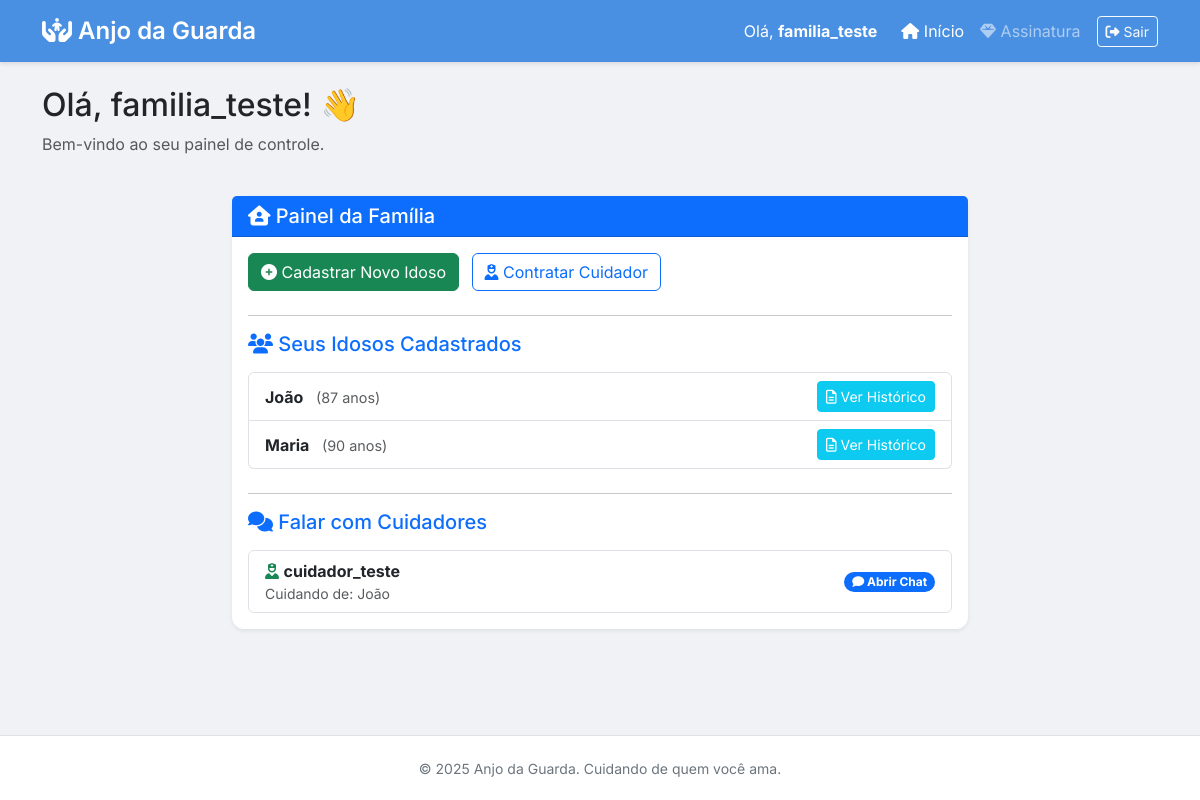
Screenshot of / (signed in) with the database file from the repository.
### gestao/models.py (models this page shows, shortened)
class Idoso(models.Model):
    familiar_responsavel = models.ForeignKey(
        settings.AUTH_USER_MODEL,
        on_delete=models.CASCADE,
        related_name="idosos"
    )
    nome = models.CharField(max_length=100)
    idade = models.PositiveIntegerField()
    condicoes_saude = models.TextField(blank=True, null=True, verbose_name="Condições de Saúde")
    cuidadores = models.ManyToManyField(
        settings.AUTH_USER_MODEL,
        through='Contrato',
        through_fields=('idoso', 'cuidador'),
        related_name="idosos_cuidados"
    )

class Contrato(models.Model):
    familiar = models.ForeignKey(settings.AUTH_USER_MODEL, on_delete=models.CASCADE, related_name="contratos_feitos")
    cuidador = models.ForeignKey(settings.AUTH_USER_MODEL, on_delete=models.CASCADE, related_name="contratos_recebidos")
    idoso = models.ForeignKey(Idoso, on_delete=models.CASCADE)
    STATUS_CHOICES = (
        ('pendente', 'Pendente'),
        ('ativo', 'Ativo'),
        ('recusado', 'Recusado'),
    )
    status = models.CharField(max_length=10, choices=STATUS_CHOICES, default='pendente')
    data_criacao = models.DateTimeField(auto_now_add=True)
    class Meta:
        unique_together = ('cuidador', 'idoso')

### cadastrousuario/views.py (the view)
# urls.py: 2. Add a URL to urlpatterns:  path('', views.home, name='home')
def home(request):
    context = {}
    if request.user.is_authenticated:
        try:
            if request.user.profile.tipo_usuario == 'cuidador':
                convites = Contrato.objects.filter(
                    cuidador=request.user,
                    status='pendente'
                )
                context['convites'] = convites
                meus_idosos = Contrato.objects.filter(
                    cuidador=request.user,
                    status='ativo'
                )
                context['meus_contratos'] = meus_idosos
            elif request.user.profile.tipo_usuario == 'familiar':
                contratos_ativos = Contrato.objects.filter(
                    familiar=request.user,
                    status='ativo'
                )
                context['contratos_familia'] = contratos_ativos
        except:
            pass # Se der erro no profile (ex: superuser), ignora
    return render(request, 'cadastrousuario/home.html', context)

### cadastrousuario/templates/cadastrousuario/home.html (shortened to what this page needs)
{% extends 'base.html' %} {% block content %} {% if user.is_authenticated %}
<div class="row mb-4">
    <div class="col-12">
        <h2>Olá, {{ user.first_name|default:user.username }}! 👋</h2>
        <p class="text-muted">Bem-vindo ao seu painel de controle.</p>
    </div>
</div>
{% if user.profile.tipo_usuario == 'familiar' %}
<div class="row">
    <div class="col-md-8 mx-auto">
        <div class="card mb-4 shadow-sm">
            <div class="card-header bg-primary text-white d-flex justify-content-between align-items-center">
                <h5 class="mb-0"><i class="fas fa-house-user"></i> Painel da Família</h5>
            </div>
            <div class="card-body">
                <div class="d-grid gap-2 d-md-block mb-4">
                    <a href="{% url 'gestao:cadastrar_idoso' %}" class="btn btn-success me-md-2">
                        <i class="fas fa-plus-circle"></i> Cadastrar Novo Idoso
                    </a>
                    <a href="{% url 'gestao:contratar_cuidador' %}" class="btn btn-outline-primary">
                        <i class="fas fa-user-nurse"></i> Contratar Cuidador
                    </a>
                </div>
                <hr>
                <h5 class="mb-3 text-primary"><i class="fas fa-users"></i> Seus Idosos Cadastrados</h5>
                <ul class="list-group mb-4">
                    {% for idoso in user.idosos.all %}
                    <li class="list-group-item d-flex justify-content-between align-items-center">
                        <div>
                            <strong>{{ idoso.nome }}</strong>
                            <span class="text-muted ms-2" style="font-size: 0.9em;">({{ idoso.idade }} anos)</span>
                        </div>
                        <a href="{% url 'gestao:visualizar_rotina' idoso.id %}" class="btn btn-sm btn-info text-white">
                            <i class="far fa-file-alt"></i> Ver Histórico
                        </a>
                    </li>
                    {% empty %}
                    <li class="list-group-item text-muted text-center py-4">
                        <i class="fas fa-user-slash fa-2x mb-2"></i><br> Você ainda não cadastrou nenhum idoso.
                    </li>
                    {% endfor %}
                </ul>
                <hr>
                <h5 class="mb-3 text-primary"><i class="fas fa-comments"></i> Falar com Cuidadores</h5>
                {% if contratos_familia %}
                <div class="list-group">
                    {% for contrato in contratos_familia %}
                    <a href="{% url 'gestao:abrir_chat' contrato.id %}" class="list-group-item list-group-item-action d-flex justify-content-between align-items-center">
                        <div>
                            <i class="fas fa-user-nurse text-success"></i>
                            <strong>{{ contrato.cuidador.username }}</strong>
                            <small class="text-muted d-block">Cuidando de: {{ contrato.idoso.nome }}</small>
                        </div>
                        <span class="badge bg-primary rounded-pill"><i class="fas fa-comment"></i> Abrir Chat</span>
                    </a>
                    {% endfor %}
                </div>
                {% else %}
                <div class="alert alert-light border text-center">
                    <small>Você não tem cuidadores ativos no momento para conversar.</small>
                </div>
                {% endif %}
            </div>
        </div>
    </div>
</div>
{% endif %} {% endif %} {% endblock %}

### cadastrousuario/templates/base.html (shortened to what this page needs)
<!DOCTYPE html>
<html lang="pt-br">
<head>
    <link href="https://cdn.jsdelivr.net/npm/bootstrap@5.3.0/dist/css/bootstrap.min.css" rel="stylesheet">
    <link rel="stylesheet" href="https://cdnjs.cloudflare.com/ajax/libs/font-awesome/6.4.0/css/all.min.css">
</head>
<body>
    <nav class="navbar navbar-expand-lg navbar-dark mb-4">
        <div class="container">
            <a class="navbar-brand" href="{% url 'home' %}">
                <i class="fas fa-hands-holding-child"></i> Anjo da Guarda
            </a>
            <div class="collapse navbar-collapse" id="navbarNav">
                <ul class="navbar-nav ms-auto align-items-center">
                    {% if user.is_authenticated %}
                    <li class="nav-item me-3">
                        <span class="text-white">
                                Olá, <strong>{{ user.first_name|default:user.username }}</strong>
                            </span>
                    </li>
                    <li class="nav-item">
                        <a class="nav-link active" href="{% url 'home' %}"><i class="fas fa-home"></i> Início</a>
                    </li>
                    {% if user.profile.tipo_usuario == 'familiar' %}
                    <li class="nav-item">
                        <a class="nav-link" href="{% url 'gestao:listar_planos' %}">
                            <i class="fas fa-gem"></i> Assinatura
                        </a>
                    </li>
                    {% endif %}
                    <li class="nav-item ms-2">
                        <form action="{% url 'logout' %}" method="post" class="d-inline">
                            <button type="submit" class="btn btn-sm btn-outline-light">
                                    <i class="fas fa-sign-out-alt"></i> Sair
                                </button>
                        </form>
                    </li>
                    {% endif %}
                </ul>
            </div>
        </div>
    </nav>
    <div class="container mb-5">
         {% block content %} {% endblock %}
    </div>
    <footer>
        <div class="container">
            <small>&copy; 2025 Anjo da Guarda. Cuidando de quem você ama.</small>
        </div>
    </footer>
</body>
</html>

### cadastrousuario/templates/base.html (style rules this page uses)
body { font-family: 'Inter', sans-serif; background-color: #f0f2f5; min-height: 100vh; display: flex; flex-direction: column; }
.navbar { background-color: #4A90E2 !important; box-shadow: 0 2px 4px rgba(0, 0, 0, 0.1); }
.navbar-brand { font-weight: 600; font-size: 1.5rem; }
footer { margin-top: auto; background-color: #fff; padding: 20px 0; border-top: 1px solid #dee2e6; text-align: center; color: #6c757d; }
.card { border: none; border-radius: 12px; box-shadow: 0 4px 6px rgba(0, 0, 0, 0.05); }

### rows the page displays
Idoso: nome "João", idade "87"
Idoso: nome "Maria", idade "90"
Contrato: cuidador.username "cuidador_teste", idoso.nome "João"

### other values shown
{{ user.first_name|default:user.username }} "familia_teste"
